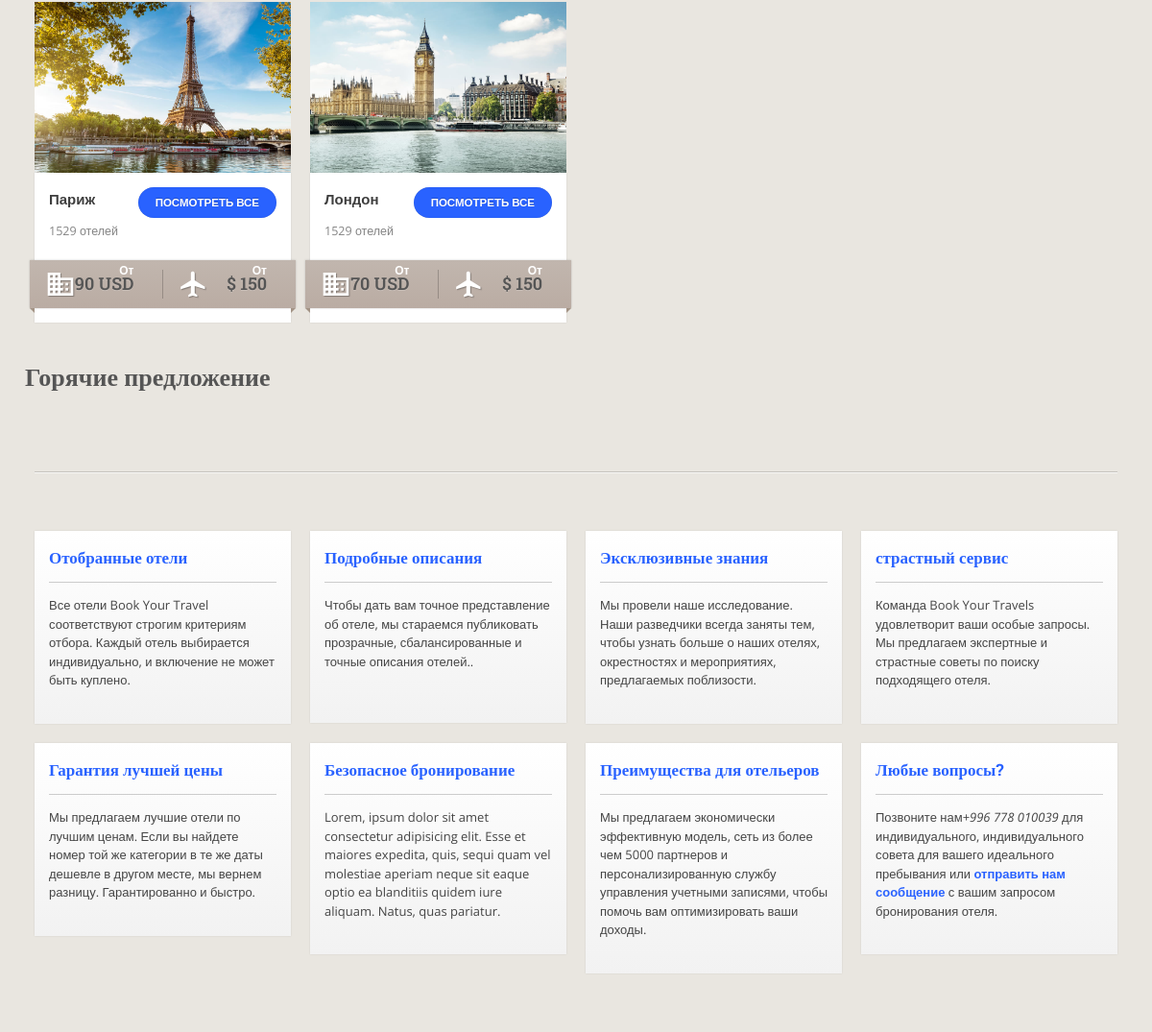
The app's page / (middle part), older data.
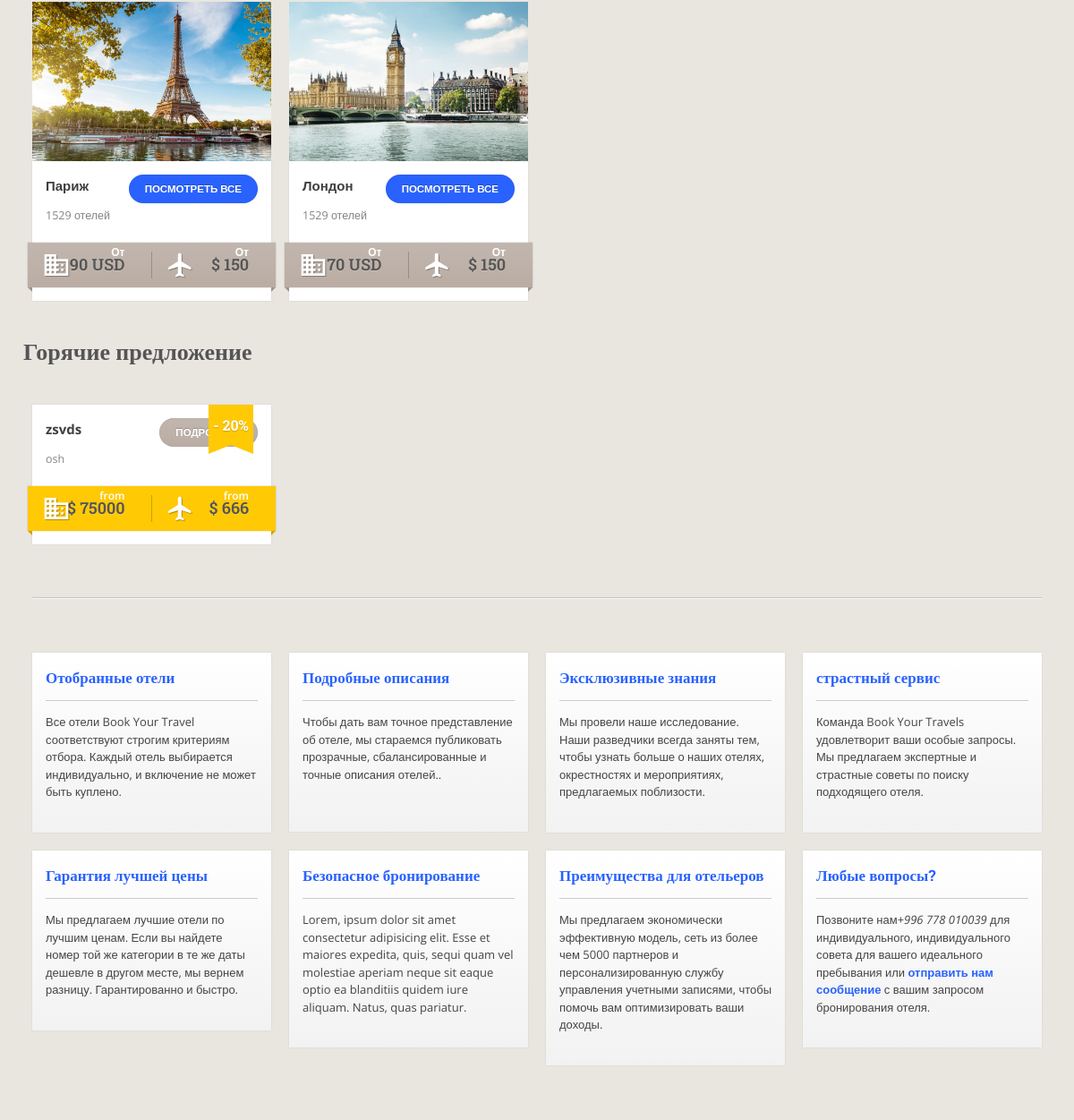
The same page, newer data.
### apps/locations/models.py (models this page shows, shortened)
class Locations(models.Model):
    title = models.CharField(
        max_length=255
    )
    description = models.TextField()
    image = models.ImageField(
        upload_to= "locations_image/"
    )
    price = models.IntegerField(
    )
    currency = models.ForeignKey(
        Currency,
        on_delete = models.CASCADE,
        related_name = "locations_currency"
    )
    class Meta:
        verbose_name = "Локация"
        verbose_name_plural = "Локации"

### apps/settings/models.py (models this page shows)
class Currency(models.Model):
    name_currency = models.CharField(
          max_length = 255,
          verbose_name = "Название валюты"
    )
    def __str__(self):
        return self.name_currency
    class Meta:
        verbose_name = "Валюты"
        verbose_name_plural = "Валюты"

### apps/hotels/models.py (models this page shows, shortened)
class Hotels(models.Model):
    title = models.CharField(max_length=255)
    description = models.TextField()
    image = models.ImageField(upload_to= "cruises_image/")
    place = models.CharField(max_length=255)
    best = models.BooleanField(default=False)
    sale = models.IntegerField()
    price = models.IntegerField()
    airplane_prices = models.BigIntegerField()
    currency = models.ForeignKey(
        Currency,
        on_delete = models.CASCADE,
        related_name = "hotels_currency"
    )
    class Meta:
        verbose_name = 'Отель'
        verbose_name_plural = 'Отели'

### apps/settings/views.py (the view)
# urls.py: path('', index, name = "index"),
def index(request):
    setting = Setting.objects.latest('id')
    locations = Locations.objects.all().order_by("?")
    currency = Currency.objects.all()
    users = User.objects.all()
    hotels = Hotels.objects.all()
    car = Car.objects.all()
    context = {
        'setting' : setting,
        'locations' : locations,
        'currency' : currency,
        'users' : users,
        'hotels' : hotels,
        'car' : car
    }
    return render (request, 'index.html', context)

### templates/index.html (shortened to what the changed rows need)
﻿{% extends 'homepage.html' %}
{% load static %}
{% block content %}
	<main class="main">
		<div class="wrap">
			<div class="row">
				<div class="full-width">
					<div class="destinations">
						<div class="row">
							{% for location in locations  %}
							<article class="one-fourth">
								<figure><a href="location.html" title=""><img src="{{ location.image.url }}" alt="" /></a></figure>
								<div class="details">
									<a href="location.html" title="Посмотреть все" class="gradient-button">Посмотреть все</a>
									<h4>{{ location.title| truncatewords:5}}</h4>
									<span class="count">1529 отелей</span>
									<div class="ribbon">
										<div class="half hotel">
											<a href="hotels.html" title="View all">
												<span class="small">От</span>
												<span class="price">{{ location.price }} {{ location.currency }}</span>
											</a>
										</div>
										<div class="half flight">
											<a href="flights.html" title="View all">
												<span class="small">От</span>
												<span class="price">&#36; 150</span>
											</a>
										</div>
									</div>
								</div>
							</article>
							{% endfor %}
							<header class="s-title">
								<h2>Горячие предложение</h2>
							  </header>
							  {% for hotel in hotels %}
							  {% if hotel.best == True %}
							  <article class="one-fourth promo">
								<div class="ribbon-small">- {{ hotel.sale }}%</div>
								<div class="details">
								  <a href="{% url 'hotel_details' hotel.id  %}" title="View all" class="gradient-button">Подробнее</a>
								  <h4>{{ hotel.title }}</h4>
								  <span class="count">{{ hotel.place }}</span>
								  <div class="ribbon">
									<div class="half hotel">
									  <a href="hotels.html" title="View all">
										<span class="small">from</span>
										<span class="price">&#36; {{ hotel.price }}</span>
									  </a>
									</div>
									<div class="half flight">
									  <a href="flights.html" title="View all">
										<span class="small">from</span>
										<span class="price">&#36; {{ hotel.airplane_prices }}</span>
									  </a>
									</div>
								  </div>
								</div>
							  </article>
							  {% endif %}
							  {% endfor %}
						</div>
					</div>
				</div>
			</div>
		</div>
	</main>
	{% endblock %}

Row changes from the older to the newer data that the page shows:
added Hotels: sale "20", title "zsvds", place "osh", price "75000", airplane_prices "666"
